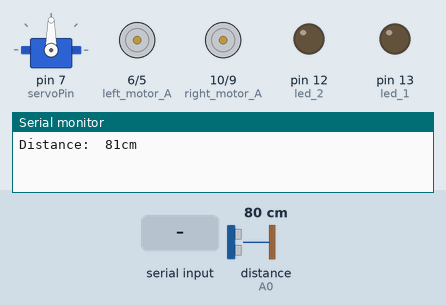
The sketch below on a simulated Arduino Uno, built with avr-gcc and run on an emulated ATmega328P. Parts: servo, motor-driver pin pairs drawn as motors (green arrow = first pin HIGH = forward, orange = second pin HIGH = backward, longer = more drive), output pins drawn as LEDs (lit = HIGH), the last lines printed to the serial monitor. Inputs (shaded band) come from the test bench; at power-on: distance to the obstacle (sensor on A0) 80 cm. The echo pulse lasts 58.3 µs per cm.

Above: at 1.7 s.
1.8 s: distance to the obstacle (sensor on A0) set to 28 cm
4.9 s: distance to the obstacle (sensor on A0) set to 24 cm
At 7.1 s:
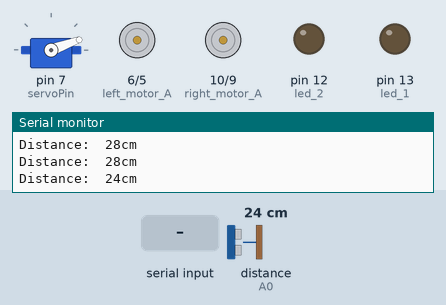
8.0 s: distance to the obstacle (sensor on A0) set to 35 cm
At 9.6 s:
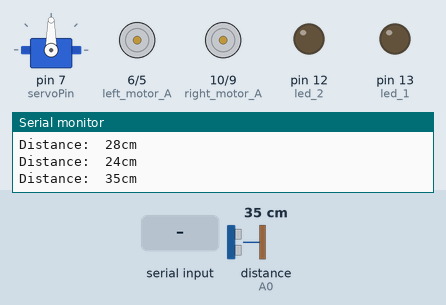
9.9 s: "#" received over Serial
At 11.5 s:
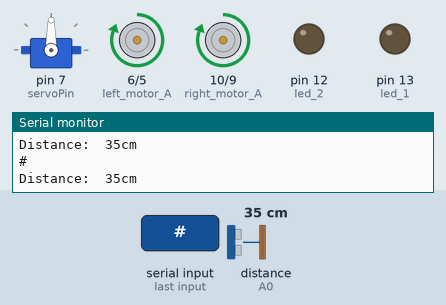
12.4 s: "backward" received over Serial
At 13.55 s:
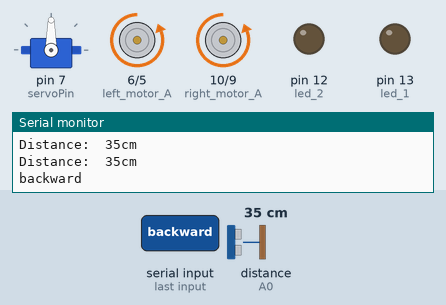
15.2 s: "left" received over Serial
At 16.35 s:
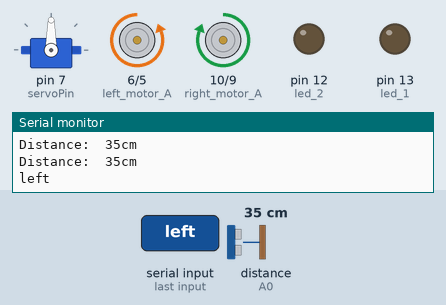
Timing chart, 0 to 18.2 s (numbered marks = the images above; inputs shaded):
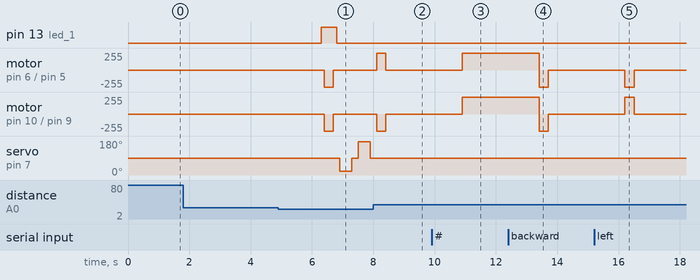

The sketch:

Code.ino
```cpp
#include <Servo.h>
#include <NewPing.h>
String voice;
#define left_motor_A 6
#define left_motor_B 5
#define right_motor_A 10
#define right_motor_B 9
#define led_1 13
#define led_2 12
#define TRIGGER_PIN A1
#define ECHO_PIN A0
#define MAX_DISTANCE 200
NewPing DistanceSensor(TRIGGER_PIN,ECHO_PIN,MAX_DISTANCE);
int cm,distance;
int pos=0;
int servoPin=7;
// Create a servo object
Servo Servo2;
void setup()
{
  Servo2.attach(servoPin);
  Serial.begin(9600);
  pinMode(left_motor_A,OUTPUT);
  pinMode(left_motor_B,OUTPUT);
  pinMode(right_motor_A,OUTPUT);
  pinMode(right_motor_B,OUTPUT);
  pinMode(led_1,OUTPUT);
  pinMode(led_2,OUTPUT);
  Servo2.write(90);
  delay(100);
  distance=readPing();
  delay(100);
  distance=readPing();
  delay(100);
  distance=readPing();
  delay(100);
  distance=readPing();
  delay(100);
}
void loop()
{
  int distanceRight=0;
  int distanceLeft=0;
  delay(50);
  distance=readPing();
  Serial.print("Distance:  ");
  Serial.print(distance);
  Serial.println("cm");
  delay(100);

 while(Serial.available());
{
  voice=Serial.readString();
    Serial.println(voice);
   if(distance<=25)
   {digitalWrite(led_1,HIGH);
    Stop();
    delay(100);
    backward();
    delay(100);
    Stop();
    digitalWrite(led_1,LOW);
    delay(100);
    distanceRight=lookRight();
    delay(200);
    distanceLeft=lookLeft();
    delay(200);

    if(distance>=distanceLeft)
    {
      right();
      Stop();
    }
    else
    {
      left();
      Stop();
    }
   }
    else
    {
       if(voice=="#")
      forward();
      else if(voice=="forward"){
      forward(); Serial.println("forw");}
      else if(voice=="backward")
      backward();
      else if(voice=="left")
      left();
      else if(voice=="right")
      right();
      else if (voice=="stop")
      Stop();
      else if(voice=="on")
      {
      digitalWrite(led_1,HIGH);
      digitalWrite(led_2,HIGH);}
      else if(voice=="off")
     {digitalWrite(led_1,LOW);
     digitalWrite(led_2,LOW); }
    }
    distance=readPing();
}
}
  void forward()
{
  digitalWrite(left_motor_B, LOW);
  digitalWrite(left_motor_A, HIGH);
  digitalWrite(right_motor_B, LOW);
  digitalWrite(right_motor_A, HIGH);

}
void backward()
{
  digitalWrite(left_motor_A, LOW);
  digitalWrite(left_motor_B, HIGH);
  digitalWrite(right_motor_A, LOW);
  digitalWrite(right_motor_B, HIGH);
  delay(300);
  Stop();
  }
  void right()
{
  digitalWrite(left_motor_A, HIGH);
  digitalWrite(left_motor_B, LOW);
  digitalWrite(right_motor_B, HIGH);
  digitalWrite(right_motor_A, LOW);
  delay(300);
  Stop();
  }

void left()
{
  digitalWrite(left_motor_B, HIGH);
  digitalWrite(left_motor_A, LOW);
  digitalWrite(right_motor_A, HIGH);
  digitalWrite(right_motor_B, LOW);
  delay(300);
  Stop();
}

void Stop()
{
  digitalWrite(left_motor_B, LOW);
  digitalWrite(left_motor_A, LOW);
  digitalWrite(right_motor_A, LOW);
  digitalWrite(right_motor_B, LOW);
}
int lookRight()
{
  Servo2.write(20);
  delay(200);
  int distance=readPing();
  delay(200);
  Servo2.write(90);
  return distance;
}
int lookLeft()
{
  Servo2.write(175);
  delay(200);
  int distance=readPing();
  delay(200);
  Servo2.write(90);
  return distance;
  delay(100);
}
int readPing()
{
  int cm=DistanceSensor.ping_cm();
  if(cm==0)
  cm=250;
  return cm;
}
```

Measured:
- the behaviour switches between 26 and 25 cm on distance to the obstacle (sensor on A0) (found by bisection; images 0 and 1)
- after the input at 4.9 s, pin 13 (led_1): LOW → HIGH after 1.4 s, → LOW 0.50 s later; motor on pin 6 (left_motor_A) / pin 5 (left_motor_B): stopped → backward 255/255 after 1.5 s, → stopped 0.30 s later
- after the input at 8.0 s, pin 13 (led_1): stays LOW (without the input it goes to HIGH after 1.6 s)
- after the input at 9.9 s, motor on pin 6 (left_motor_A) / pin 5 (left_motor_B), motor on pin 10 (right_motor_A) / pin 9 (right_motor_B): stopped → forward 255/255 after 1.0 s
- after the input at 12.4 s, motor on pin 6 (left_motor_A) / pin 5 (left_motor_B), motor on pin 10 (right_motor_A) / pin 9 (right_motor_B): forward 255/255 → backward 255/255 after 1.0 s, → stopped 0.30 s later
- after the input at 15.2 s, motor on pin 6 (left_motor_A) / pin 5 (left_motor_B): stopped → backward 255/255 after 1.0 s, → stopped 0.30 s later; motor on pin 10 (right_motor_A) / pin 9 (right_motor_B): stopped → forward 255/255 after 1.0 s, → stopped 0.30 s later
